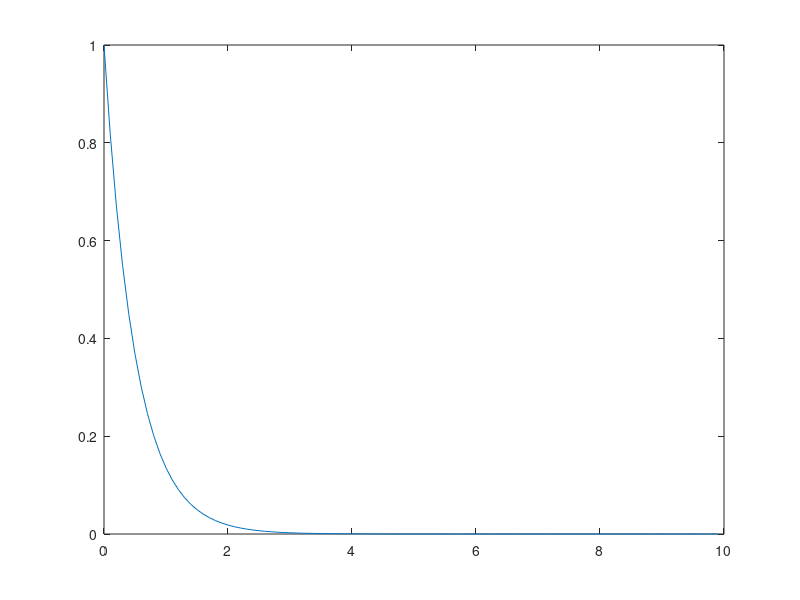
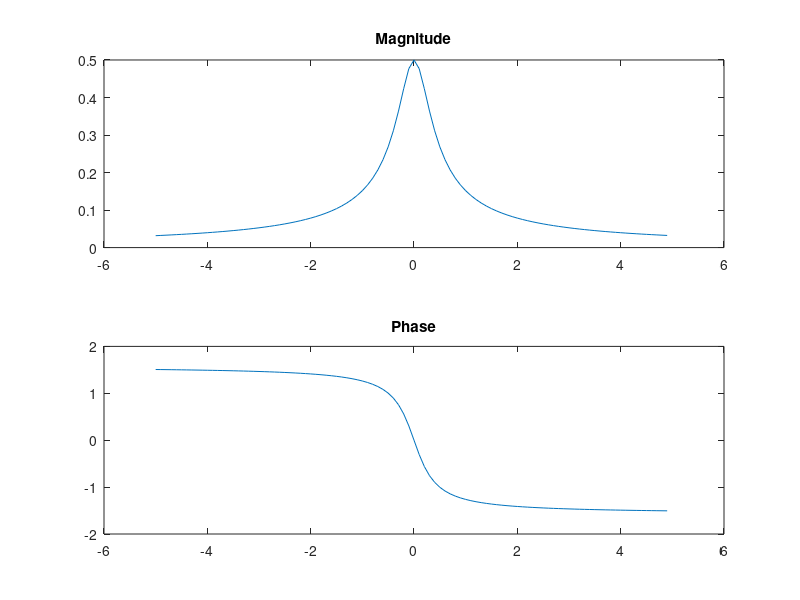
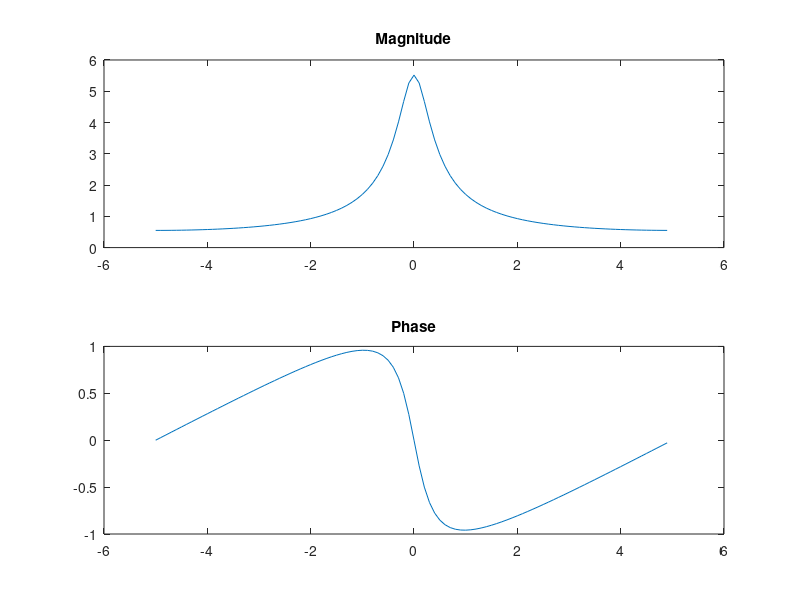
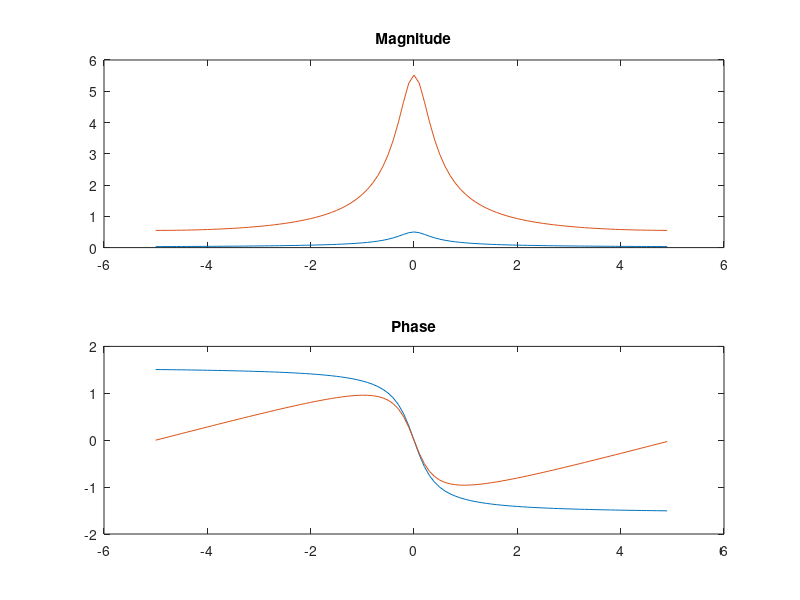

Source code (MATLAB) for these figures, in order:
clc
clear all;
close all;

% create main signal
% time base
ts = .1;
T = 10;
t = 0:ts:T-ts;
% frequency base
fs = 1/ts;
N = length(t);
df = fs/N;
f = -fs/2:df:fs/2-df;
% amplitud data
a = 2;
y = exp(-a*t);

% plot
figure
plot(t, y)
exportgraphics(gcf,'exponential_function.pdf','ContentType','vector')

% Create analitical FT of the signal
% Get module and phase from analytical FT of the function
Y = 1 ./ (a + 1i*(2*pi*f));
Y_mod = abs(Y); % = 1 ./ sqrt(a^2 + (2*pi*f).^2)
Y_arg = unwrap(angle(Y)); % = atan (2*pi*f/a)

% get the value at 1 Hz
idx_1hz = find(f == 1);
fprintf("The value of the spectrum's modulus at 1Hz is %.4f\n", Y_mod(idx_1hz))

% plot module and argument
figure
subplot(2,1,1)
plot(f,Y_mod)
title('Magnitude')
subplot(2,1,2)
plot(f,Y_arg)
title('Phase')
exportgraphics(gcf,'analytical_ft.pdf','ContentType','vector')


% compute the numerical FF (FFT) of the signal
% Get module and phase from FFT
Y_fft = fftshift(fft(y));
Y_fft_mod = abs(Y_fft);
Y_fft_arg = unwrap(angle(Y_fft));


% get the value at 1 Hz
idx_1hz = find(f == 1);
fprintf("The value of the spectrum's modulus at 1Hz is %.4f\n", Y_fft_mod(idx_1hz)/fs)

% plot module and argument
figure
subplot(2,1,1)
plot(f, Y_fft_mod)
title('Magnitude')
subplot(2,1,2)
plot(f, Y_fft_arg)
title('Phase')
exportgraphics(gcf,'numerical_ft.pdf','ContentType','vector')


% compare both signals
% un-nornamilzed
figure
subplot(2,1,1)
plot(f, Y_mod, f, Y_fft_mod)
title('Magnitude')
subplot(2,1,2)
plot(f, Y_arg, f, Y_fft_arg)
title('Phase')
exportgraphics(gcf,'unnormalised_comparison.pdf','ContentType','vector')

% normalized figure
figure
subplot(2,1,1)
plot(f, Y_mod, f, Y_fft_mod/fs)
title('Magnitude')
subplot(2,1,2)
plot(f, Y_arg, f, Y_fft_arg)
title('Phase')
exportgraphics(gcf,'normalised_comparison.pdf','ContentType','vector')

fprintf("The difference between these values is: %.4f\n", abs( Y_fft_mod(idx_1hz)/ts -  Y_mod(idx_1hz)))

% repeat for ts = .5 and ts = .01
% time base .5
ts = .5;
T = 10;
t = 0:ts:T-ts;
% frequency base
fs_5 = 1/ts;
N = length(t);
df = fs_5/N;
f_5 = -fs_5/2:df:fs_5/2-df;
% amplitud data
a = 2;
y = exp(-a*t);

% Get module and phase from FFT
Y_fft = fftshift(fft(y));
Y_fft_mod_5 = abs(Y_fft);
Y_fft_arg_5 = unwrap(angle(Y_fft));

% time base .01
ts = .01;
T = 10;
t = 0:ts:T-ts;
% frequency base
fs_01 = 1/ts;
N = length(t);
df = fs_01/N;
f_01 = -fs_01/2:df:fs_01/2-df;
% amplitud data
a = 2;
y = exp(-a*t);

% Get module and phase from FFT
Y_fft = fftshift(fft(y));
Y_fft_mod_01 = abs(Y_fft);
Y_fft_arg_01 = unwrap(angle(Y_fft));

% plot against previous computations
figure
subplot(2,1,1)
plot(f, Y_mod, f, Y_fft_mod/fs, f_5, Y_fft_mod_5/fs_5, f_01, Y_fft_mod_01/fs_01)
title('Magnitude')
subplot(2,1,2)
plot(f, Y_arg, f, Y_fft_arg, f_5, Y_fft_arg_5, f_01, Y_fft_arg_01)
title('Phase')
exportgraphics(gcf,'mulitple_sampling_period_comparison.pdf','ContentType','vector')
